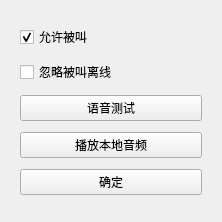
        <widget class="QWidget" name="page_debug">
         <layout class="QVBoxLayout" name="verticalLayout_15">
          <item>
           <widget class="QWidget" name="widget_2" native="true">
            <property name="minimumSize">
             <size>
              <width>200</width>
              <height>200</height>
             </size>
            </property>
            <layout class="QVBoxLayout" name="verticalLayout_16">
             <item>
              <widget class="QCheckBox" name="checkBox_canCalled">
               <property name="text">
                <string>允许被叫</string>
               </property>
               <property name="checked">
                <bool>true</bool>
               </property>
              </widget>
             </item>
             <item>
              <widget class="QCheckBox" name="checkBox_ignoreCalledOffline">
               <property name="text">
                <string>忽略被叫离线</string>
               </property>
              </widget>
             </item>
             <item>
              <widget class="QPushButton" name="pushButton_audioTest">
               <property name="text">
                <string>语音测试</string>
               </property>
               <property name="checkable">
                <bool>true</bool>
               </property>
              </widget>
             </item>
             <item>
              <widget class="QPushButton" name="pushButton_playLocalAudio">
               <property name="text">
                <string>播放本地音频</string>
               </property>
               <property name="checkable">
                <bool>true</bool>
               </property>
              </widget>
             </item>
             <item>
              <widget class="QPushButton" name="pushButton_debugPageOk">
               <property name="text">
                <string>确定</string>
               </property>
              </widget>
             </item>
            </layout>
           </widget>
          </item>
         </layout>
        </widget>
